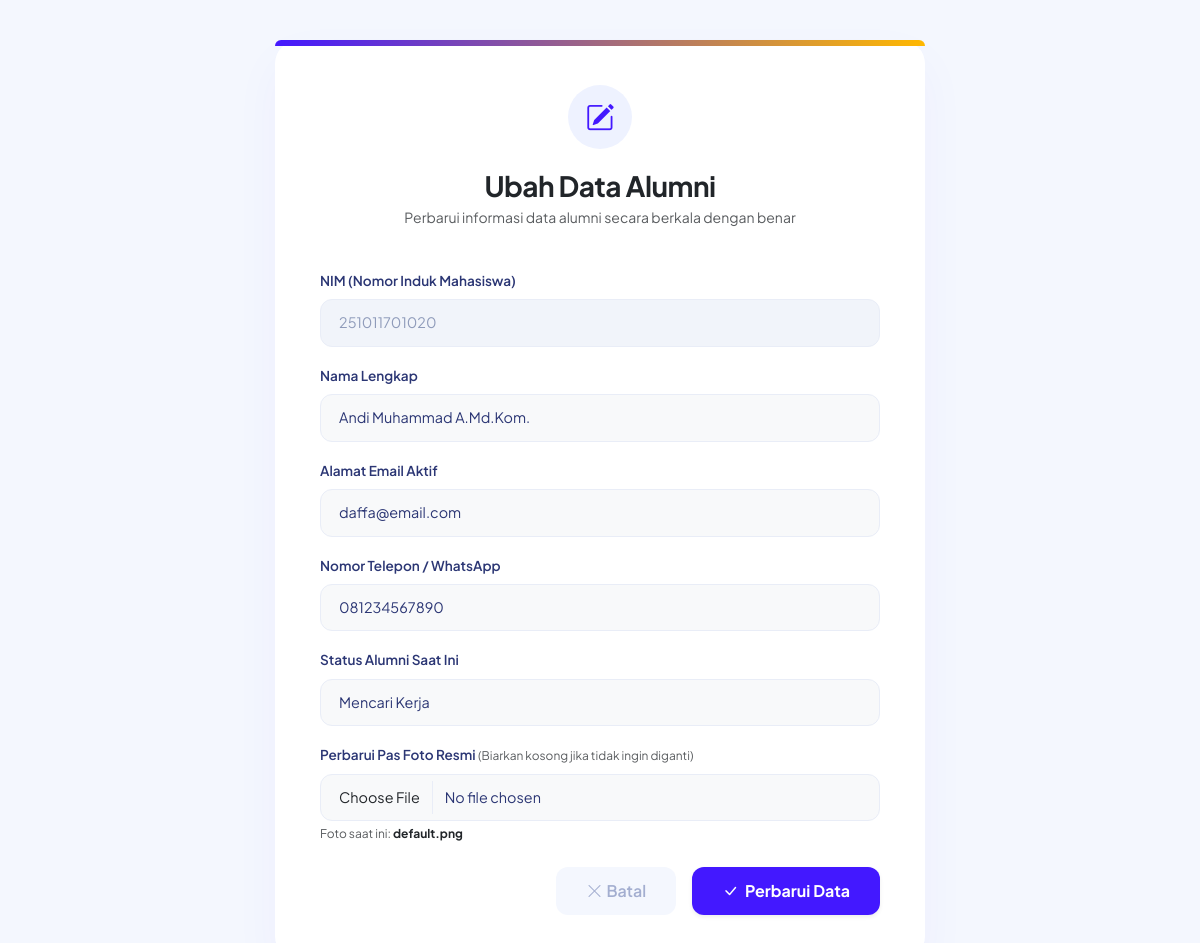
Page /views/edit.php?nim=251011701020 (signed in) on the committed database.
### tables this page shows
CREATE TABLE `alumni` (
  `nim` varchar(20) NOT NULL,
  `foto` varchar(255) NOT NULL,
  `nama_lengkap` varchar(100) NOT NULL,
  `email` varchar(100) NOT NULL,
  `no_telepon` varchar(15) NOT NULL,
  `status_alumni` varchar(50) NOT NULL,
  `tgl_daftar` date NOT NULL
);

### config/Database.php (called while the page is built, shortened)
<?php
class Database {
    public function __construct() {
        $this->conn = new mysqli("localhost", "root", "", "db_uas_251011701020");
    }
}
?>

### models/DataModel.php (called while the page is built, shortened)
<?php
require_once __DIR__ . '/../config/Database.php';
class DataModel extends Database {
    public function getByNim($nim) {
        $stmt = $this->conn->prepare("SELECT * FROM alumni WHERE nim = ?");
        $stmt->bind_param("s", $nim);
        $stmt->execute();
        return $stmt->get_result()->fetch_assoc();
    }
}
?>

### views/edit.php (the view, shortened to what this page needs)
<?php
require_once '../models/DataModel.php';
$model = new DataModel();
$nim_get = $_GET['nim'] ?? '';
$alumni = $model->getByNim($nim_get);
?>
<!DOCTYPE html>
<html lang="id">
<head>
    <link href="https://cdn.jsdelivr.net/npm/bootstrap@5.3.0/dist/css/bootstrap.min.css" rel="stylesheet">
    <link href="https://cdn.jsdelivr.net/npm/bootstrap-icons@1.10.5/font/bootstrap-icons.css" rel="stylesheet">
</head>
<body>
    <div class="card form-card-wrapper">
        <div class="icon-header-box">
            <i class="bi bi-pencil-square"></i>
        </div>
        <div class="text-center mb-4">
            <h3 class="fw-bold text-dark mb-1" style="letter-spacing: -0.5px;">Ubah Data Alumni</h3>
            <p class="text-muted small">Perbarui informasi data alumni secara berkala dengan benar</p>
        </div>
        <form action="../controllers/DataController.php?action=update" method="POST" enctype="multipart/form-data">
            <div class="mb-3">
                <label class="form-label">NIM (Nomor Induk Mahasiswa)</label>
                <input type="text" name="nim" class="form-control" value="<?= htmlspecialchars($alumni['nim']) ?>" readonly>
            </div>
            <div class="mb-3">
                <label class="form-label">Nama Lengkap</label>
                <input type="text" name="nama_lengkap" class="form-control" value="<?= htmlspecialchars($alumni['nama_lengkap'] ?? $alumni['nama'] ?? '') ?>" placeholder="Masukkan nama lengkap" required>
            </div>
            <div class="mb-3">
                <label class="form-label">Alamat Email Aktif</label>
                <input type="email" name="email" class="form-control" value="<?= htmlspecialchars($alumni['email']) ?>" placeholder="nama@email.com" required>
            </div>
            <div class="mb-3">
                <label class="form-label">Nomor Telepon / WhatsApp</label>
                <input type="text" name="no_telepon" class="form-control" value="<?= htmlspecialchars($alumni['no_telepon']) ?>" placeholder="Contoh: 08123456789" required>
            </div>
            <div class="mb-3">
                <label class="form-label">Status Alumni Saat Ini</label>
                <select name="status_alumni" class="form-select" required>
                    <option value="Mencari Kerja" <?= ($alumni['status_alumni'] ?? $alumni['status'] == 'Mencari Kerja') ? 'selected' : '' ?>>Mencari Kerja</option>
                </select>
            </div>
            <div class="mb-4">
                <label class="form-label">Perbarui Pas Foto Resmi <span class="text-muted small fw-normal">(Biarkan kosong jika tidak ingin diganti)</span></label>
                <input type="file" name="foto" class="form-control" accept="image/*">
                <p class="text-muted small mt-1 mb-0" style="font-size: 0.75rem;">Foto saat ini: <strong class="text-dark"><?= htmlspecialchars($alumni['foto'] ?? 'default.png') ?></strong></p>
            </div>
            <div class="d-flex gap-3 justify-content-end mt-4">
                <a href="dashboard.php" class="btn btn-cancel-custom"><i class="bi bi-x-lg me-1"></i> Batal</a>
                <button type="submit" name="submit" class="btn btn-save-custom shadow-sm"><i class="bi bi-check-lg me-1"></i> Perbarui Data</button>
            </div>
        </form>
    </div>
</body>
</html>

### views/edit.php (style rules this page uses)
body { font-family: 'Plus Jakarta Sans', sans-serif; background-color: #F4F7FE; color: #2B3674; min-height: 100vh; display: flex; align-items: center; justify-content: center; padding: 40px 20px; overflow-x: hidden; }
.form-card-wrapper { background: #ffffff; border-radius: 24px; padding: 45px; width: 100%; max-width: 650px; box-shadow: 0 20px 50px rgba(67, 24, 255, 0.04); border: none; position: relative; animation: formPopIn 0.5s cubic-bezier(0.175, 0.885, 0.32, 1.2) both; }
.form-card-wrapper::before { content: ''; position: absolute; top: 0; left: 0; right: 0; height: 6px; background: linear-gradient(90deg, #4318FF 0%, #FFB800 100%); border-radius: 24px 24px 0 0; }
.icon-header-box { width: 64px; height: 64px; background-color: #EEF2FF; color: #4318FF; border-radius: 50%; display: flex; align-items: center; justify-content: center; font-size: 1.8rem; margin: 0 auto 20px; transition: transform 0.3s ease; }
.form-label { font-weight: 600; font-size: 0.85rem; color: #2B3674; margin-bottom: 8px; }
.form-control, .form-select { border-radius: 12px; padding: 12px 18px; border: 1px solid #E9EDF7; background: #F8F9FA; color: #2B3674; font-size: 0.9rem; transition: all 0.25s ease; }
.form-control[readonly] { background-color: #F1F4FA !important; color: #8F9BBA !important; border-color: #E9EDF7 !important; cursor: not-allowed; }
.btn-save-custom { background-color: #4318FF; color: #ffffff; border-radius: 12px; font-weight: 700; padding: 12px 30px; border: none; transition: all 0.3s ease; }
.btn-cancel-custom { background-color: #F4F7FE; color: #A3AED0; border-radius: 12px; font-weight: 600; padding: 12px 30px; border: none; transition: all 0.3s ease; text-decoration: none; display: inline-flex; align-items: center; justify-content: center; }

### rows in the picture
alumni: nim "251011701020", nama_lengkap "Andi Muhammad A.Md.Kom.", email "daffa@email.com", no_telepon "081234567890", status_alumni "Mencari Kerja", foto "default.png"
